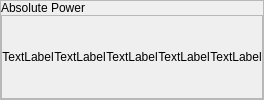
                            <widget class="QFrame" name="frame_50">
                             <property name="frameShape">
                              <enum>QFrame::StyledPanel</enum>
                             </property>
                             <property name="frameShadow">
                              <enum>QFrame::Raised</enum>
                             </property>
                             <layout class="QVBoxLayout" name="verticalLayout_24">
                              <property name="spacing">
                               <number>0</number>
                              </property>
                              <property name="leftMargin">
                               <number>0</number>
                              </property>
                              <property name="topMargin">
                               <number>0</number>
                              </property>
                              <property name="rightMargin">
                               <number>0</number>
                              </property>
                              <property name="bottomMargin">
                               <number>0</number>
                              </property>
                              <item>
                               <widget class="QLabel" name="label_41">
                                <property name="sizePolicy">
                                 <sizepolicy hsizetype="Preferred" vsizetype="Maximum">
                                  <horstretch>0</horstretch>
                                  <verstretch>0</verstretch>
                                 </sizepolicy>
                                </property>
                                <property name="text">
                                 <string>Absolute Power</string>
                                </property>
                               </widget>
                              </item>
                              <item>
                               <widget class="QFrame" name="frame_55">
                                <property name="frameShape">
                                 <enum>QFrame::StyledPanel</enum>
                                </property>
                                <property name="frameShadow">
                                 <enum>QFrame::Raised</enum>
                                </property>
                                <layout class="QHBoxLayout" name="horizontalLayout_29">
                                 <property name="spacing">
                                  <number>0</number>
                                 </property>
                                 <property name="leftMargin">
                                  <number>0</number>
                                 </property>
                                 <property name="topMargin">
                                  <number>0</number>
                                 </property>
                                 <property name="rightMargin">
                                  <number>0</number>
                                 </property>
                                 <property name="bottomMargin">
                                  <number>0</number>
                                 </property>
                                 <item>
                                  <widget class="QLabel" name="A_delta">
                                   <property name="text">
                                    <string>TextLabel</string>
                                   </property>
                                   <property name="alignment">
                                    <set>Qt::AlignCenter</set>
                                   </property>
                                  </widget>
                                 </item>
                                 <item>
                                  <widget class="QLabel" name="A_theta">
                                   <property name="text">
                                    <string>TextLabel</string>
                                   </property>
                                   <property name="alignment">
                                    <set>Qt::AlignCenter</set>
                                   </property>
                                  </widget>
                                 </item>
                                 <item>
                                  <widget class="QLabel" name="A_Alpha">
                                   <property name="text">
                                    <string>TextLabel</string>
                                   </property>
                                   <property name="alignment">
                                    <set>Qt::AlignCenter</set>
                                   </property>
                                  </widget>
                                 </item>
                                 <item>
                                  <widget class="QLabel" name="A_Beta">
                                   <property name="text">
                                    <string>TextLabel</string>
                                   </property>
                                   <property name="alignment">
                                    <set>Qt::AlignCenter</set>
                                   </property>
                                  </widget>
                                 </item>
                                 <item>
                                  <widget class="QLabel" name="A_Gamma">
                                   <property name="text">
                                    <string>TextLabel</string>
                                   </property>
                                   <property name="alignment">
                                    <set>Qt::AlignCenter</set>
                                   </property>
                                  </widget>
                                 </item>
                                </layout>
                               </widget>
                              </item>
                             </layout>
                            </widget>
